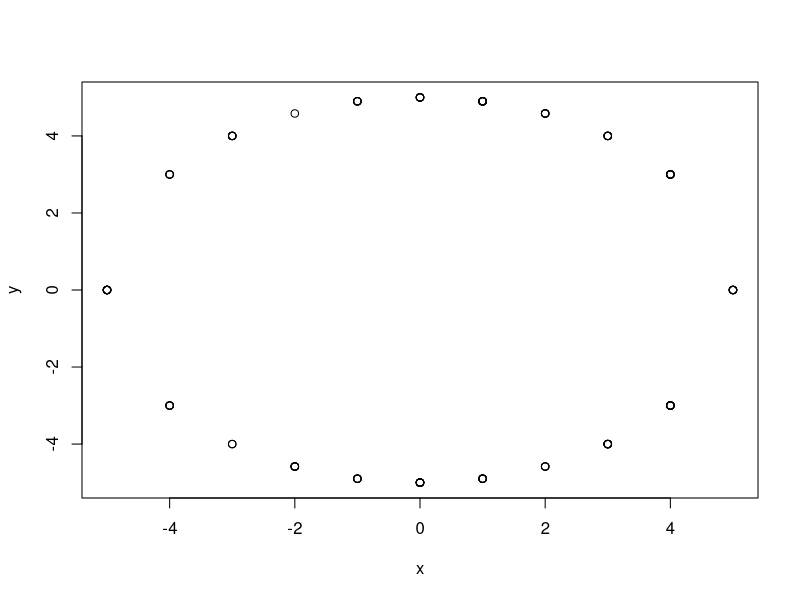
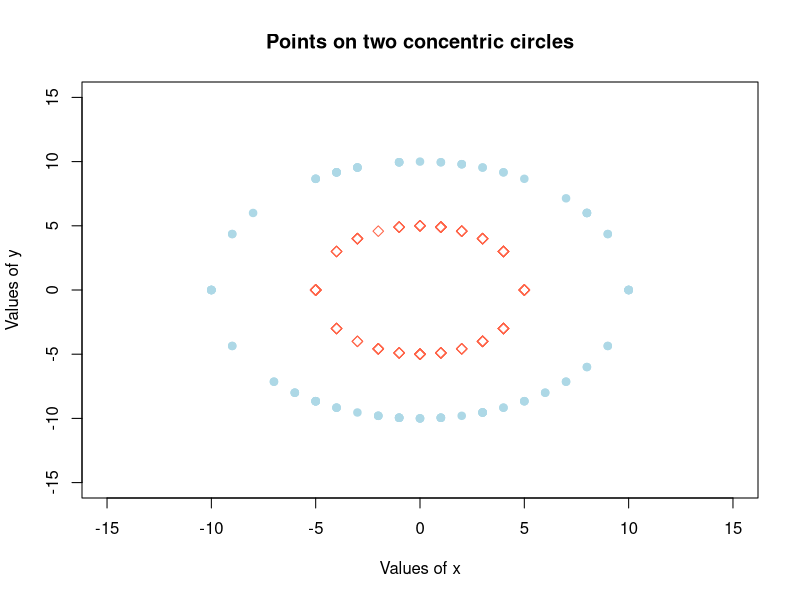

Generate these figures, in order, with R:
# Circle equation: (x − xc)^2 + (y − yc)^2 = r^2
# (xc, yc) - center of the circle
# r - radius

# let the center be (0,0): x^2 + y^2 = r^2
# if we know x and r:   y = +/- sqrt(r^2 - x^2)
# =>
# generate x coords and then calculate y

r <- 5

set.seed(0)
x <- sample(-r:r, 100, replace=TRUE)
y <- sqrt(r^2 - x^2) * sample(c(-1,1), 100, replace=TRUE) # so we can have negative y's as well
plot(x, y)

r.second <- 10
set.seed(0)
x.second <- sample(-r.second:r.second, 100, replace=TRUE)
y.second <- sqrt(r.second^2 - x.second^2) * sample(c(-1,1), 100, replace=TRUE) # so we can have negative y's as well

# create a plot
plot(-15:15, -15:15, type = "n", 
     main = "Points on two concentric circles",
     xlab = "Values of x", ylab = "Values of y")
points(x,y, pch = 5, col = "tomato") # 5 for diamonds
points(x.second, y.second, pch = 19, col = "light blue")  # 19 for solid circles